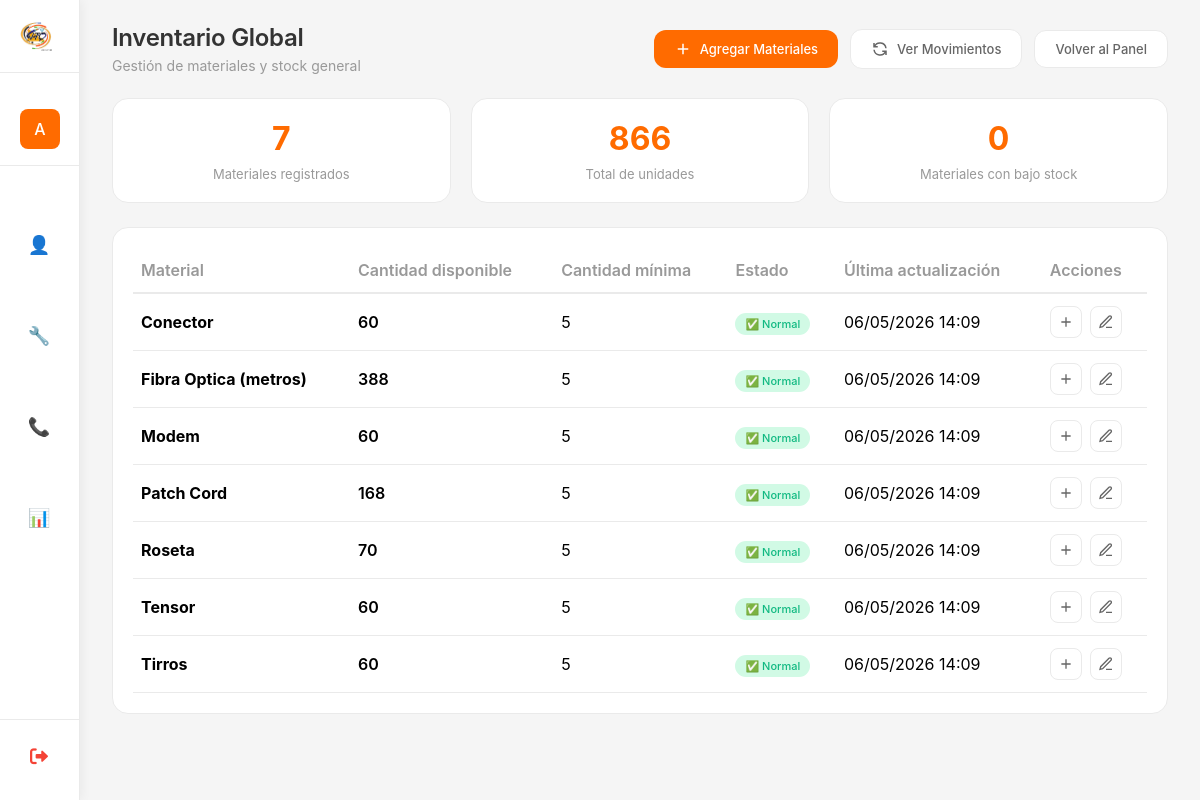
/inventario/ (signed in), run on the app's committed database.
### myapp/models.py (models this page shows, shortened)
class Material(models.Model):
    nombre = models.CharField(max_length=50, unique=True, verbose_name="Nombre del material")
    activo = models.BooleanField(default=True, verbose_name="Activo")
    fecha_creacion = models.DateTimeField(auto_now_add=True)
    class Meta:
        verbose_name = "Material"
        verbose_name_plural = "Materiales"
        ordering = ['nombre']

class InventarioGlobal(models.Model):
    material = models.ForeignKey(
        Material,
        on_delete=models.CASCADE,
        related_name='inventario_global',
        verbose_name="Material"
    )
    cantidad = models.PositiveIntegerField(default=0, verbose_name="Cantidad disponible")
    cantidad_minima = models.PositiveIntegerField(default=5, verbose_name="Cantidad mínima de alerta")
    ultima_actualizacion = models.DateTimeField(auto_now=True, verbose_name="Última actualización")
    actualizado_por = models.ForeignKey(
        User,
        on_delete=models.SET_NULL,
        null=True,
        blank=True,
        related_name='actualizaciones_inventario',
        verbose_name="Actualizado por"
    )
    class Meta:
        verbose_name = "Inventario Global"
        verbose_name_plural = "Inventario Global"
        unique_together = ['material']
    @property
    def esta_bajo_stock(self):
        return self.cantidad <= self.cantidad_minima

### myapp/views_inventario.py (the view)
# urls.py: path('inventario/', inventario_global_lista, name='inventario_global_lista'),
@login_required
@staff_member_required  # Solo administradores pueden acceder
def inventario_global_lista(request):
    es_admin = request.user.is_superuser or request.user.groups.filter(name='Administrador').exists()
    if not es_admin:
        messages.error(request, 'No tienes permisos para acceder a esta página.')
        return redirect('dashboard')
    inventario_list = []
    materiales = Material.objects.filter(activo=True).order_by('nombre')
    for material in materiales:
        inv_global, created = InventarioGlobal.objects.get_or_create(material=material)
        inventario_list.append({
            'material': material,
            'inventario': inv_global
        })
    paginator = Paginator(inventario_list, 15)
    page_number = request.GET.get('page', 1)
    page_obj = paginator.get_page(page_number)
    context = {
        'inventario_list': page_obj,
        'total_materiales': materiales.count(),
        'total_cantidad': sum(item['inventario'].cantidad for item in inventario_list),
        'bajo_stock': [item for item in inventario_list if item['inventario'].esta_bajo_stock],
    }
    return render(request, 'Inventario/inventario_global_lista.html', context)

### myapp/context_processors.py (called while the page is built)
def zona_horaria_venezuela(request):
    timezone.activate(pytz.timezone('America/Caracas'))
    return {}

### myapp/templates/Inventario/inventario_global_lista.html (shortened to what this page needs)
{% extends 'Inicio_De_Sesion/base.html' %}
{% load static %}
{% block page_title %}Inventario Global{% endblock %}
{% block page_subtitle %}Gestión de materiales y stock general{% endblock %}
{% block header_actions %}
<a href="{% url 'inventario_global_agregar' %}" class="btn-primary">
    <svg width="18" height="18" viewBox="0 0 24 24" fill="none" stroke="currentColor" stroke-width="2">
        <path d="M12 5v14M5 12h14"/>
    </svg>
    Agregar Materiales
</a>
<a href="{% url 'inventario_movimientos' %}" class="btn-secondary">
    <svg width="18" height="18" viewBox="0 0 24 24" fill="none" stroke="currentColor" stroke-width="2">
        <path d="M4 4v5h.582m15.356 2A8.001 8.001 0 004.582 9m0 0H9m11 11v-5h-.581m0 0a8.003 8.003 0 01-15.357-2m15.357 2H15"/>
    </svg>
    Ver Movimientos
</a>
<a href="{% url 'panel_inventario' %}" class="btn-secondary">
    Volver al Panel
</a>
{% endblock %}
{% block content %}
<div class="stats-inventario">
    <div class="stat-card-inventario">
        <span class="stat-number">{{ total_materiales }}</span>
        <span class="stat-label">Materiales registrados</span>
    </div>
    <div class="stat-card-inventario">
        <span class="stat-number">{{ total_cantidad }}</span>
        <span class="stat-label">Total de unidades</span>
    </div>
    <div class="stat-card-inventario">
        <span class="stat-number">{{ bajo_stock|length }}</span>
        <span class="stat-label">Materiales con bajo stock</span>
    </div>
</div>
<div class="table-container">
    <table class="table">
        <thead>
            <tr>
                <th>Material</th>
                <th>Cantidad disponible</th>
                <th>Cantidad mínima</th>
                <th>Estado</th>
                <th>Última actualización</th>
                <th>Acciones</th>
            </thead>
        <tbody>
            {% for item in inventario_list %}
            <tr>
                <td><strong>{{ item.material.nombre }}</strong></td>
                <td>
                    <span class="cantidad
                        ">
                        {{ item.inventario.cantidad }}
                    </span>
                </td>
                <td>{{ item.inventario.cantidad_minima }}</td>
                <td>
                    {% if item.inventario.cantidad <= 0 %}
                    <span class="badge-danger-sm">❌ Sin stock</span>
                    {% elif item.inventario.esta_bajo_stock %}
                    <span class="badge-warning-sm">⚠️ Bajo stock</span>
                    {% else %}
                    <span class="badge-success-sm">✅ Normal</span>
                    {% endif %}
                </td>
                <td>{{ item.inventario.ultima_actualizacion|date:"d/m/Y H:i" }}</td>
                <td class="action-buttons">
                    <a href="{% url 'inventario_global_agregar' %}?material={{ item.material.id }}" class="btn-icon" title="Agregar stock">
                        <svg width="16" height="16" viewBox="0 0 24 24" fill="none" stroke="currentColor" stroke-width="2">
                            <path d="M12 5v14M5 12h14"/>
                        </svg>
                    </a>
                    <a href="{% url 'inventario_global_ajustar' item.material.id %}" class="btn-icon" title="Ajustar cantidad">
                        <svg width="16" height="16" viewBox="0 0 24 24" fill="none" stroke="currentColor" stroke-width="2">
                            <path d="M12 20h9M16.5 3.5a2.121 2.121 0 0 1 3 3L7 19l-4 1 1-4L16.5 3.5z"/>
                        </svg>
                    </a>
                </td>
            </tr>
            {% endfor %}
        </tbody>
    </table>
</div>
{% endblock %}

### myapp/templates/Inicio_De_Sesion/base.html (shortened to what this page needs)
{% load static %}
<!DOCTYPE html>
<html lang="es">
<head>
    <link rel="stylesheet" href="https://cdnjs.cloudflare.com/ajax/libs/font-awesome/6.0.0/css/all.min.css">
</head>
<body>
    <div class="dashboard">
        <div class="sidebar" id="sidebar">
            <div class="logo-area" onclick="window.location.href='{% url 'dashboard' %}'">
                <img src="{% static 'cd.png' %}" alt="VTC" class="logo">
            </div>
            <div class="user-info">
                <div class="user-avatar">
                    {{ user.username|first|upper }}
                </div>
            </div>
            <div class="menu">
                {% if user.groups.all.0.name != 'Call Center' %}
                <div class="menu-item" onclick="toggleSubmenu(this, 'vendedorSubmenu')">
                    <span class="menu-icon">👤</span>
                </div>
                {% endif %}
                {% if user.groups.all.0.name == 'Instalador' or user.groups.all.0.name == 'Administrador' or user.is_superuser %}
                <div class="menu-item" onclick="toggleSubmenu(this, 'instaladorSubmenu')">
                    <span class="menu-icon">🔧</span>
                </div>
                {% endif %}
                {% if user.is_superuser or user.groups.all.0.name == 'Administrador' or user.groups.all.0.name == 'Call Center' %}
                <div class="menu-item" onclick="toggleSubmenu(this, 'callcenterSubmenu')">
                    <span class="menu-icon">📞</span>
                </div>
                {% endif %}
                {% if user.is_superuser or user.groups.all.0.name == 'Administrador' or user.groups.all.0.name == 'Supervisor' %}
                <div class="menu-item" onclick="window.location.href='{% url 'panel_administrativo' %}'">
                    <span class="menu-icon">📊</span>
                </div>
                {% endif %}
            </div>
            <div class="sidebar-footer">
                <a href="{% url 'logout' %}" class="logout-sidebar" onclick="return confirm('¿Estás seguro que deseas cerrar sesión?')">
                    <i class="fas fa-sign-out-alt"></i>
                </a>
            </div>
        </div>
        <div class="main-content" id="mainContent">
            <div class="content-header">
                <div class="page-title">
                    <h1>{% block page_title %}Dashboard{% endblock %}</h1>
                    <p>{% block page_subtitle %}{{ current_date|default:"11 mar 2026" }} · Bienvenido de vuelta{% endblock %}</p>
                </div>
                <div class="header-actions">
                    {% block header_actions %}{% endblock %}
                </div>
            </div>
            {% block content %}{% endblock %}
        </div>
    </div>
</body>
</html>

### myapp/templates/Inicio_De_Sesion/base.html (style rules this page uses)
* { margin: 0; padding: 0; box-sizing: border-box; font-family: 'Inter', -apple-system, BlinkMacSystemFont, sans-serif; }
:root { --orange: #ff6b00; --orange-light: #fff2e6; --gray-bg: #f5f5f5; --gray-border: #eaeaea; --gray-text: #999; --dark-text: #333; --sidebar-width: 80px; --sidebar-expanded: 250px; --transition: all 0.3s cubic-bezier(0.4, 0, 0.2, 1); }
html, body { margin: 0; padding: 0; height: 100%; width: 100%; background: var(--gray-bg); overflow: hidden; position: relative; }
.dashboard { display: flex; min-height: 100vh; position: relative; height: 100%; }
.sidebar { background-color: #ffffff; color: #1f2937; width: var(--sidebar-width); position: fixed; top: 0; left: 0; height: 100%; overflow-y: auto; overflow-x: hidden; transition: var(--transition); z-index: 1000; display: flex; flex-direction: column; box-shadow: 2px 0 10px rgba(0, 0, 0, 0.05); border-right: 1px solid var(--gray-border); }
.logo-area { padding: 20px; display: flex; align-items: center; gap: 12px; width: 100%; border-bottom: 1px solid var(--gray-border); margin-bottom: 20px; cursor: pointer; transition: var(--transition); }
.logo { width: 32px; height: 32px; object-fit: contain; transition: var(--transition); flex-shrink: 0; }
.user-info { padding: 16px 20px; display: flex; align-items: center; gap: 12px; width: 100%; border-bottom: 1px solid var(--gray-border); margin-bottom: 1rem; }
.user-avatar { min-width: 40px; width: 40px; height: 40px; background: var(--orange); border-radius: 8px; display: flex; align-items: center; justify-content: center; color: white; font-weight: 500; font-size: 16px; flex-shrink: 0; transition: var(--transition); }
.menu { flex: 1; display: flex; flex-direction: column; gap: 4px; padding: 0 12px; }
.menu-item { padding: 10px 12px; display: flex; align-items: center; gap: 12px; width: 100%; cursor: pointer; transition: var(--transition); color: #666; font-size: 14px; position: relative; border-radius: 8px; }
.menu-icon { font-size: 18px; min-width: 30px; text-align: center; color: #999; flex-shrink: 0; transition: var(--transition); }
.sidebar-footer { margin-top: auto; padding: 16px 12px 24px 12px; border-top: 1px solid var(--gray-border); }
.logout-sidebar { display: flex; align-items: center; gap: 12px; padding: 10px 12px; width: 100%; color: #f44336; text-decoration: none; transition: var(--transition); border-radius: 8px; font-weight: 500; }
.logout-sidebar i { font-size: 18px; min-width: 30px; text-align: center; color: #f44336; }
.main-content { margin-left: var(--sidebar-width); transition: margin-left 0.3s cubic-bezier(0.4, 0, 0.2, 1); background: var(--gray-bg); height: 100%; width: calc(100% - var(--sidebar-width)); overflow-y: auto; overflow-x: hidden; padding: 24px 32px; position: relative; }
.content-header { display: flex; justify-content: space-between; align-items: center; margin-bottom: 24px; flex-wrap: wrap; gap: 16px; }
.page-title h1 { font-size: 24px; font-weight: 600; color: var(--dark-text); letter-spacing: -0.3px; line-height: 1.2; }
.page-title p { color: var(--gray-text); font-size: 14px; margin-top: 4px; }
.header-actions { display: flex; gap: 12px; align-items: center; flex-wrap: wrap; }

### data on the page
Material: material.nombre "Conector", inventario.cantidad "60", inventario.cantidad_minima "5", inventario.ultima_actualizacion "06/05/2026 14:09"
Material: material.nombre "Fibra Optica (metros)", inventario.cantidad "388", inventario.cantidad_minima "5", inventario.ultima_actualizacion "06/05/2026 14:09"
Material: material.nombre "Modem", inventario.cantidad "60", inventario.cantidad_minima "5", inventario.ultima_actualizacion "06/05/2026 14:09"
Material: material.nombre "Patch Cord", inventario.cantidad "168", inventario.cantidad_minima "5", inventario.ultima_actualizacion "06/05/2026 14:09"
Material: material.nombre "Roseta", inventario.cantidad "70", inventario.cantidad_minima "5", inventario.ultima_actualizacion "06/05/2026 14:09"
Material: material.nombre "Tensor", inventario.cantidad "60", inventario.cantidad_minima "5", inventario.ultima_actualizacion "06/05/2026 14:09"
Material: material.nombre "Tirros", inventario.cantidad "60", inventario.cantidad_minima "5", inventario.ultima_actualizacion "06/05/2026 14:09"

### other printed values
{{ user.username|first|upper }} "A"
{{ total_materiales }} "7"
{{ total_cantidad }} "866"
{{ bajo_stock|length }} "0"
